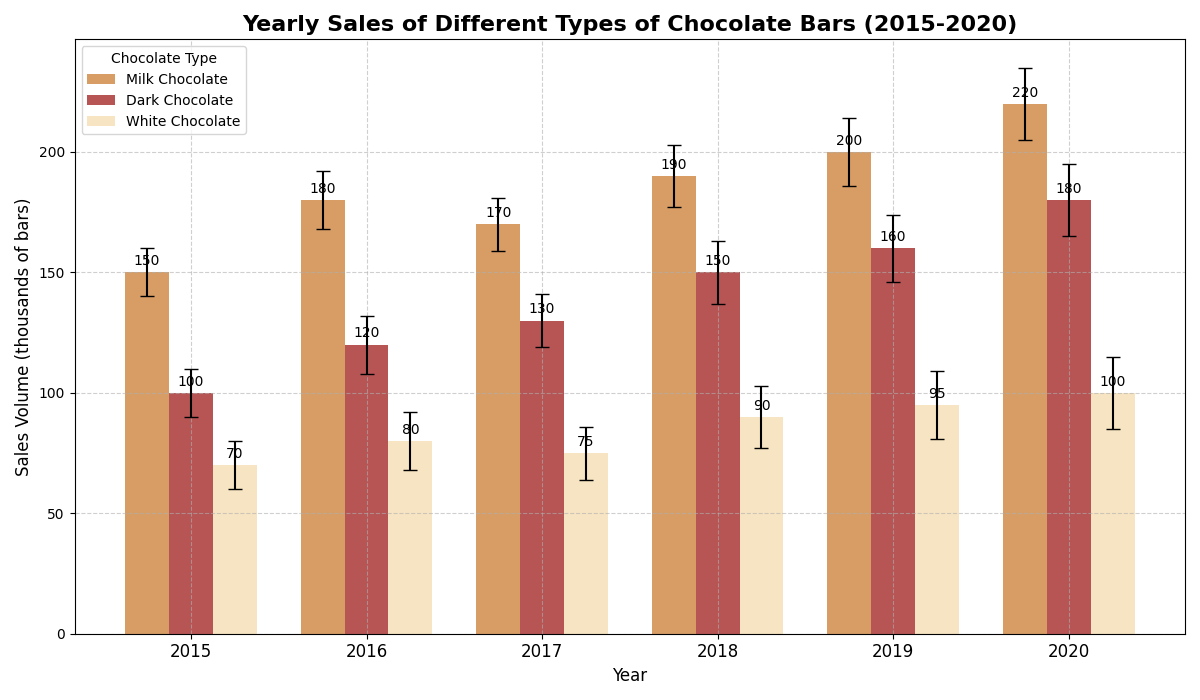

Reproduce this figure in Python.
import matplotlib.pyplot as plt
import numpy as np

# Backstory: The chart illustrates the yearly sales of different types of chocolate bars in a candy company.
# The data spans from 2015 to 2020, showing an interesting trend in the chocolate market over six years.

# Data
years = np.array([2015, 2016, 2017, 2018, 2019, 2020])
milk_chocolate_sales = np.array([150, 180, 170, 190, 200, 220])
dark_chocolate_sales = np.array([100, 120, 130, 150, 160, 180])
white_chocolate_sales = np.array([70, 80, 75, 90, 95, 100])
sales_errors = np.array([10, 12, 11, 13, 14, 15])

# Create the figure and axes
fig, ax = plt.subplots(figsize=(12, 7))

bar_width = 0.25
bar_positions1 = years - bar_width
bar_positions2 = years
bar_positions3 = years + bar_width

# Bar plot
bars1 = ax.bar(bar_positions1, milk_chocolate_sales, bar_width, yerr=sales_errors, capsize=5, label='Milk Chocolate', color='peru', alpha=0.8)
bars2 = ax.bar(bar_positions2, dark_chocolate_sales, bar_width, yerr=sales_errors, capsize=5, label='Dark Chocolate', color='brown', alpha=0.8)
bars3 = ax.bar(bar_positions3, white_chocolate_sales, bar_width, yerr=sales_errors, capsize=5, label='White Chocolate', color='wheat', alpha=0.8)

# Titles and labels
ax.set_title('Yearly Sales of Different Types of Chocolate Bars (2015-2020)', fontsize=16, fontweight='bold')
ax.set_xlabel('Year', fontsize=12)
ax.set_ylabel('Sales Volume (thousands of bars)', fontsize=12)

# Legend
ax.legend(title='Chocolate Type', fontsize=10, loc='upper left', frameon=True)

# Adjust ticks
ax.set_xticks(years)
ax.set_xticklabels(years, rotation=0, fontsize=12)

# Annotating bars with sales values
def annotate_bars(bars):
    for bar in bars:
        height = bar.get_height()
        ax.annotate(f'{height}', xy=(bar.get_x() + bar.get_width() / 2, height), xytext=(0, 3),
                    textcoords="offset points", ha='center', va='bottom')
        
annotate_bars(bars1)
annotate_bars(bars2)
annotate_bars(bars3)

# Grid and background customization
ax.grid(True, linestyle='--', alpha=0.6)

# Adjust layout to prevent overlap
plt.tight_layout()

# Display the plot
plt.show()
